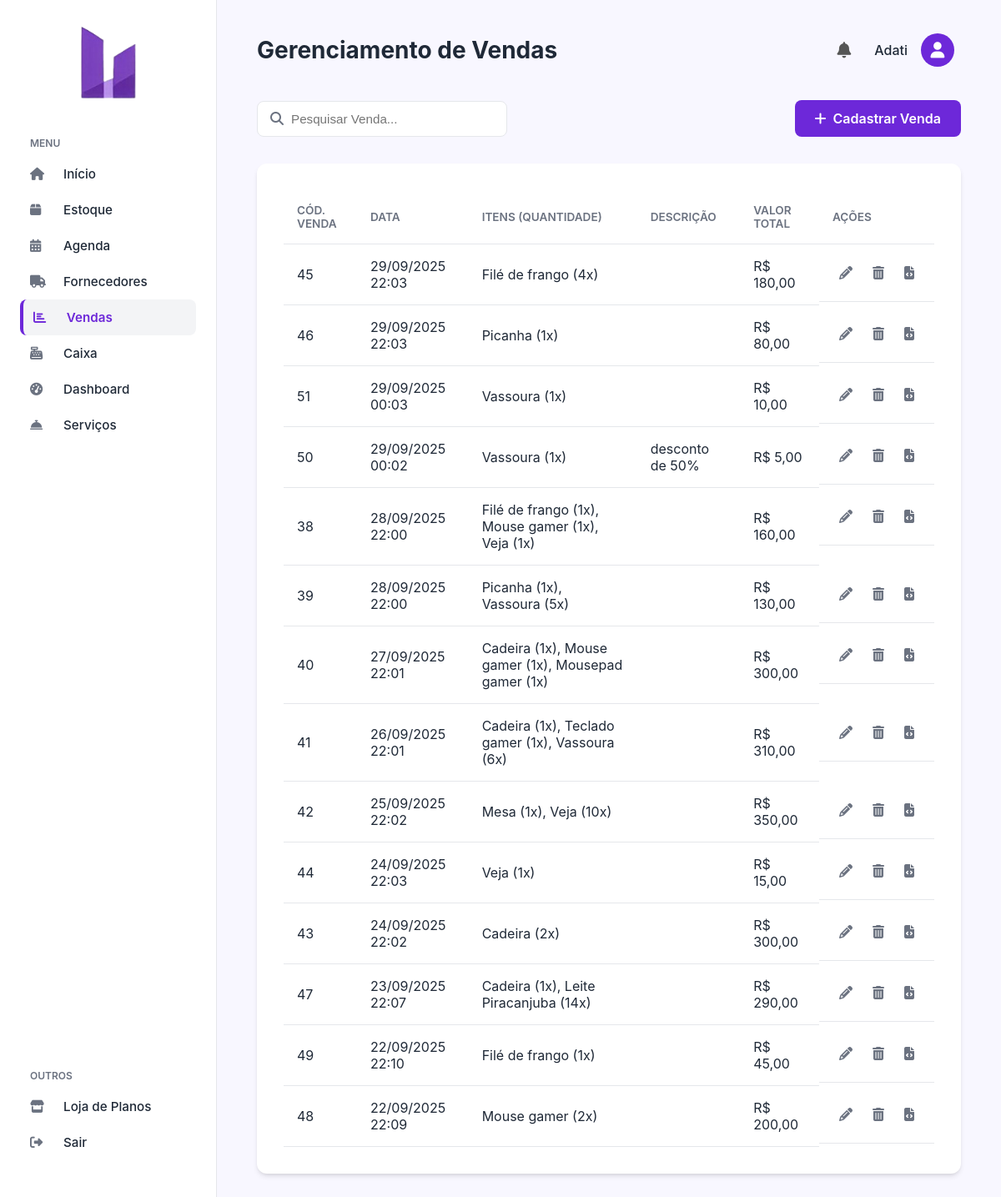
The app's page /vendas.php (signed in), older data.
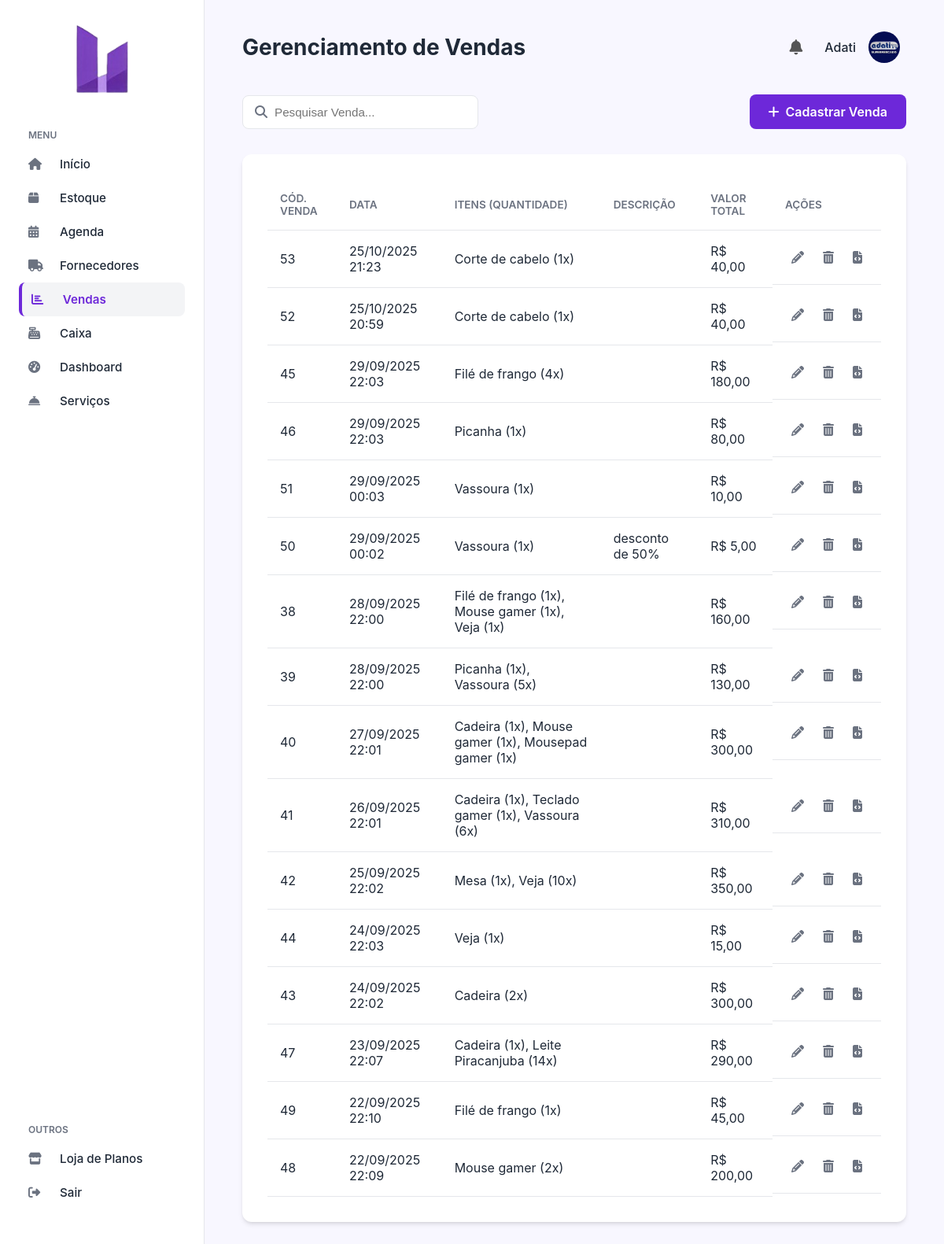
The same page, newer data.
### tables this page shows
CREATE TABLE `vendas` (
  `id` int(11) NOT NULL,
  `usuario_id` int(11) NOT NULL,
  `valor_total` decimal(10,2) NOT NULL,
  `descricao` text DEFAULT NULL,
  `data_venda` timestamp NOT NULL DEFAULT current_timestamp(),
  `status` varchar(50) NOT NULL DEFAULT 'finalizada'
);

### vendas.php (the view, shortened to what this page needs)
<?php
include_once('config.php');
$pagina_ativa = 'vendas';
$titulo_header = 'Gerenciamento de Vendas';
$usuario_id = $_SESSION['id'];
$vendas = [];
$filtro = $_GET['filtro'] ?? '';
$where_clause = "v.usuario_id = ? AND v.status = 'finalizada'";
$params = [$usuario_id];
try {
    $sql = "SELECT v.id, v.data_venda, v.valor_total, v.descricao,
                   GROUP_CONCAT(DISTINCT CONCAT(p.nome, ' (', vi.quantidade, 'x)') SEPARATOR ', ') as produtos,
                   GROUP_CONCAT(DISTINCT CONCAT(s.nome_servico, ' (1x)') SEPARATOR ', ') as servicos
            FROM vendas v
            LEFT JOIN venda_itens vi ON v.id = vi.venda_id
            LEFT JOIN produtos p ON vi.produto_id = p.id
            LEFT JOIN venda_servicos vs ON v.id = vs.venda_id
            LEFT JOIN servicos_prestados s ON vs.servico_id = s.id
            WHERE $where_clause
            GROUP BY v.id
            ORDER BY v.data_venda DESC";
    $stmt = $pdo->prepare($sql);
    $stmt->execute($params);
    $vendas = $stmt->fetchAll(PDO::FETCH_ASSOC);
} catch (PDOException $e) {
    $_SESSION['msg_erro'] = "Erro ao buscar vendas.";
}
?>
<!DOCTYPE html>
<html lang="pt-br">
<head>
    <link rel="stylesheet" href="https://cdnjs.cloudflare.com/ajax/libs/font-awesome/6.4.0/css/all.min.css">
    <link rel="stylesheet" href="css/sistema.css">
    <link rel="stylesheet" href="css/estoque.css">
</head>
<body>
    <?php include 'sidebar.php'; ?>
    <main class="main-content">
        <?php include 'header.php'; ?>
        <div class="actions-container">
            <div class="search-bar"><i class="fas fa-search"></i><input type="text" placeholder="Pesquisar Venda..."></div>
            <a href="venda_formulario.php" class="btn-primary"><i class="fas fa-plus"></i> Cadastrar Venda</a>
        </div>
        <div class="table-container">
            <table>
                <thead>
                    <tr>
                        <th>Cód. Venda</th>
                        <th>Data</th>
                        <th>Itens (Quantidade)</th>
                        <th>Descrição</th>
                        <th>Valor Total</th>
                        <th>Ações</th>
                    </tr>
                </thead>
                <tbody>
                    <?php if (empty($vendas)): ?>
                        <tr>
                            <td colspan="6" class="text-center">Nenhuma venda <?php echo ($filtro === 'hoje' ? 'registrada hoje.' : 'registrada.'); ?></td>
                        </tr>
                    <?php else: ?>
                        <?php foreach ($vendas as $venda): ?>
                            <tr>
                                <td><?= htmlspecialchars($venda['id']) ?></td>
                                <td><?= date('d/m/Y H:i', strtotime($venda['data_venda'])) ?></td>
                                <td><?= htmlspecialchars($venda['itens_descricao']) ?></td>
                                <td><?= htmlspecialchars($venda['descricao'] ?? '') ?></td>
                                <td>R$ <?= number_format((float)$venda['valor_total'], 2, ',', '.') ?></td>
                                <td class="actions">
                                    <a href="venda_formulario.php?id=<?= $venda['id'] ?>" class="btn-action btn-edit"><i class="fas fa-pencil-alt"></i></a>
                                    <a href="excluir_venda.php?id=<?= $venda['id'] ?>" class="btn-action btn-delete"><i class="fas fa-trash-alt"></i></a>
                                    <a href="gerar_xml_nfe.php?id=<?= $venda['id'] ?>" class="btn-action" title="Gerar XML da NF-e" target="_blank">
                                        <i class="fas fa-file-code"></i>
                                    </a>
                                </td>
                            </tr>
                        <?php endforeach; ?>
                    <?php endif; ?>
                </tbody>
            </table>
        </div>
    </main>
</body>
</html>

### sidebar.php (shortened to what this page needs)
<?php
$user_role = null;
if (isset($_SESSION['role'])) {
    $user_role = $_SESSION['role'];
} elseif (isset($_SESSION['id_fornecedor'])) {
    $user_role = 'fornecedor';
}
?>
<nav class="sidebar">
    <div class="sidebar-logo">
        <img class="logo" src="img/relplogo2.png" alt="Relp! Logo" style="width: 100px;">
    </div>
    <?php if ($user_role === 'ceo'): ?>
        <div class="menu-section">
            <h6>MENU</h6>
            <ul class="menu-list">
                <li><a href="sistema.php" class="<?= ($pagina_ativa ?? '') == 'inicio' ? 'active' : '' ?>"><i class="fas fa-home"></i> Início</a></li>
                <li><a href="estoque.php" class="<?= ($pagina_ativa ?? '') == 'estoque' ? 'active' : '' ?>"><i class="fas fa-box"></i> Estoque</a></li>
                <li><a href="agenda.php" class="<?= ($pagina_ativa ?? '') == 'agenda' ? 'active' : '' ?>" style="transition: none !important; animation: none !important; transform: none !important;"><i class="fas fa-calendar-alt"></i> Agenda</a></li>
                <li><a href="fornecedores.php" class="<?= ($pagina_ativa ?? '') == 'fornecedores' ? 'active' : '' ?>"><i class="fas fa-truck"></i> Fornecedores</a></li>
                <li><a href="vendas.php" class="<?= ($pagina_ativa ?? '') == 'vendas' ? 'active' : '' ?>"><i class="fas fa-chart-bar"></i> Vendas</a></li>
                <li><a href="caixa.php" class="<?= ($pagina_ativa ?? '') == 'caixa' ? 'active' : '' ?>"><i class="fas fa-cash-register"></i> Caixa</a></li>
                <li><a href="dashboard.php" class="<?= ($pagina_ativa ?? '') == 'dashboard' ? 'active' : '' ?>"><i class="fas fa-tachometer-alt"></i> Dashboard</a></li>
                <li><a href="servicos.php" class="<?= ($pagina_ativa ?? '') == 'servicos' ? 'active' : '' ?>"><i class="fas fa-concierge-bell"></i> Serviços</a></li>
            </ul>
        </div>
        <div class="menu-section outros">
            <h6>OUTROS</h6>
            <ul class="menu-list">
                <li><a href="loja_planos.php" class="<?= ($pagina_ativa ?? '') == 'loja_planos' ? 'active' : '' ?>"><i class="fas fa-store"></i> Loja de Planos</a></li>
                <li><a href="sair.php"><i class="fas fa-sign-out-alt"></i> Sair</a></li>
            </ul>
        </div>
    <?php endif; ?>
</nav>

### header.php (shortened to what this page needs)
<?php
$user_role = null;
$nome_exibicao = '';
$profile_pic_header = null;
if (isset($_SESSION['id_fornecedor']) && !isset($_SESSION['id'])) {
    $user_role = 'fornecedor';
    $nome_exibicao = $_SESSION['nome_fornecedor'] ?? 'Fornecedor';
     if (empty($_SESSION['fornecedor_profile_pic']) && isset($pdo) && $pdo instanceof PDO) {
         try {
             $stmt_pic = $pdo->prepare("SELECT profile_pic FROM fornecedores WHERE id = ?");
             $stmt_pic->execute([$_SESSION['id_fornecedor']]);
             $_SESSION['fornecedor_profile_pic'] = $stmt_pic->fetchColumn();
         } catch (PDOException $e) {}
     }
     $profile_pic_header = $_SESSION['fornecedor_profile_pic'] ?? null;
} elseif (isset($_SESSION['id'])) {
     if (isset($_SESSION['role']) && $_SESSION['role'] === 'funcionario') {
        $user_role = 'funcionario';
        $nome_exibicao = $_SESSION['funcionario_nome'] ?? 'Funcionário';
     } else {
         $user_role = 'ceo';
        $nome_exibicao = $_SESSION['nome_empresa'] ?? 'Empresa';
     }
      $profile_pic_header = $_SESSION['empresa_profile_pic'] ?? null;
}
$profile_pic_header_display = (!empty($profile_pic_header) && file_exists($profile_pic_header)) ? $profile_pic_header : null;
?>
<header class="main-header">
    <h2><?= $titulo_header ?? 'Painel' ?></h2>
    <div style="display: flex; align-items: center; gap: 20px;">
        <?php if ($user_role === 'ceo' || $user_role === 'funcionario'): ?>
            <div style="position: relative;">
                <div class="notification-icon" id="notificacao-sino">
                    <i class="fas fa-bell"></i>
                </div>
            </div>
        <?php endif; ?>
        <a href="perfil.php" class="user-profile-link" style="text-decoration: none; color: inherit; display: inline-block;">
            <div class="user-profile" style="display: flex; align-items: center; gap: 1rem; cursor: pointer; padding: 0.5rem; border-radius: 8px;">
                <span><?= htmlspecialchars($nome_exibicao) ?></span>
                <div class="avatar">
                    <?php if ($profile_pic_header_display): ?>
                        <img src="<?= htmlspecialchars($profile_pic_header_display) ?>?t=<?= time() ?>" alt="Perfil" class="header-profile-pic">
                    <?php else: ?>
                        <i class="fas fa-user"></i>
                    <?php endif; ?>
                </div>
            </div>
        </a>
    </div>
</header>

### css/sistema.css (style rules this page uses)
:root { --primary-bg: #F8F7FF; --sidebar-bg: #FFFFFF; --accent-color: #6D28D9; --accent-color-dark: #4C1D95; --text-color: #1F2937; --text-light: #6B7280; --border-color: #E5E7EB; --card-shadow: 0 4px 6px -1px rgb(0 0 0 / 0.1), 0 2px 4px -2px rgb(0 0 0 / 0.1); }
* { margin: 0; padding: 0; box-sizing: border-box; }
a[href="agenda.php"] { transition: none !important; animation: none !important; transform: none !important; will-change: auto !important; }
body { font-family: 'Inter', sans-serif; background-color: var(--primary-bg); color: var(--text-color); display: flex; height: 100vh; overflow: hidden; }
.sidebar { width: 260px; background-color: var(--sidebar-bg); border-right: 1px solid var(--border-color); display: flex; flex-direction: column; padding: 1.5rem; flex-shrink: 0; position: relative; overflow: visible; }
.sidebar-logo { display: flex; align-items: center; justify-content: center; margin-bottom: 2.5rem; }
.sidebar-logo img { width: 50px; }
.menu-section { margin-bottom: 1.5rem; }
.menu-section h6 { font-size: 0.75rem; font-weight: 600; color: var(--text-light); text-transform: uppercase; padding: 0 0.75rem; margin-bottom: 0.5rem; }
.menu-list { list-style: none; margin: 0; padding: 0; }
.menu-list li { margin: 0; padding: 0; position: relative; }
.menu-list a { display: block; padding: 0.75rem; border-radius: 8px; text-decoration: none; color: var(--text-color); font-weight: 500; font-size: 0.95rem; position: relative; box-sizing: border-box; transition: none; animation: none; transform: none; will-change: auto; }
.menu-list a i { display: inline-block; width: 20px; margin-right: 1rem; color: var(--text-light); transition: none; animation: none; transform: none; }
.menu-list a.active { background-color: #F3F4F6 !important; color: var(--accent-color) !important; font-weight: 600; border-left: 4px solid var(--accent-color); transition: none; animation: none; }
.menu-list a.active i { color: var(--accent-color) !important; transition: none; animation: none; }
.sidebar .outros { margin-top: auto; }
.main-content { flex-grow: 1; padding: 2rem 3rem; overflow-y: auto; }
.main-header { display: flex; justify-content: space-between; align-items: center; margin-bottom: 2rem; }
.main-header h2 { font-size: 1.75rem; font-weight: 700; }
.user-profile { display: flex; align-items: center; gap: 1rem; cursor: pointer; padding: 0.5rem; border-radius: 8px; position: relative; }
.user-profile span { font-weight: 500; }
.user-profile .avatar { width: 40px; height: 40px; background-color: var(--accent-color); border-radius: 50%; color: white; display: flex; align-items: center; justify-content: center; font-size: 1.2rem; }
.user-profile { display: flex; align-items: center; gap: 20px; }
.notification-icon { position: relative; font-size: 1.2em; color: #555; cursor: pointer; }
.sidebar * { box-sizing: border-box !important; backface-visibility: hidden !important; -webkit-backface-visibility: hidden !important; }
.menu-list a[href="agenda.php"], .menu-list a[href="agenda.php"]:hover, .menu-list a[href="agenda.php"].active { display: block !important; position: static !important; transform: none !important; transition: none !important; animation: none !important; will-change: auto !important; backface-visibility: visible !important; -webkit-backface-visibility: visible !important; perspective: none !important; -webkit-perspective: none !important; -webkit-font-smoothing: subpixel-antialiased !important; -moz-osx-font-smoothing: auto !important; contain: none !important; isolation: auto !important; }
.menu-list a[href="agenda.php"] i { transform: none !important; transition: none !important; animation: none !important; will-change: auto !important; }

### header.php (style rules this page uses)
.avatar { width: 40px; height: 40px; background-color: var(--accent-color); border-radius: 50%; color: white; display: flex; align-items: center; justify-content: center; font-size: 1.2rem; overflow: hidden; }
.header-profile-pic { width: 100%; height: 100%; object-fit: cover; }

Row changes from the older to the newer data that the page shows:
added vendas: id "53", data_venda "25/10/2025 21:23", itens_descricao "Corte de cabelo (1x)", valor_total "40,00"
added vendas: id "52", data_venda "25/10/2025 20:59", itens_descricao "Corte de cabelo (1x)", valor_total "40,00"
